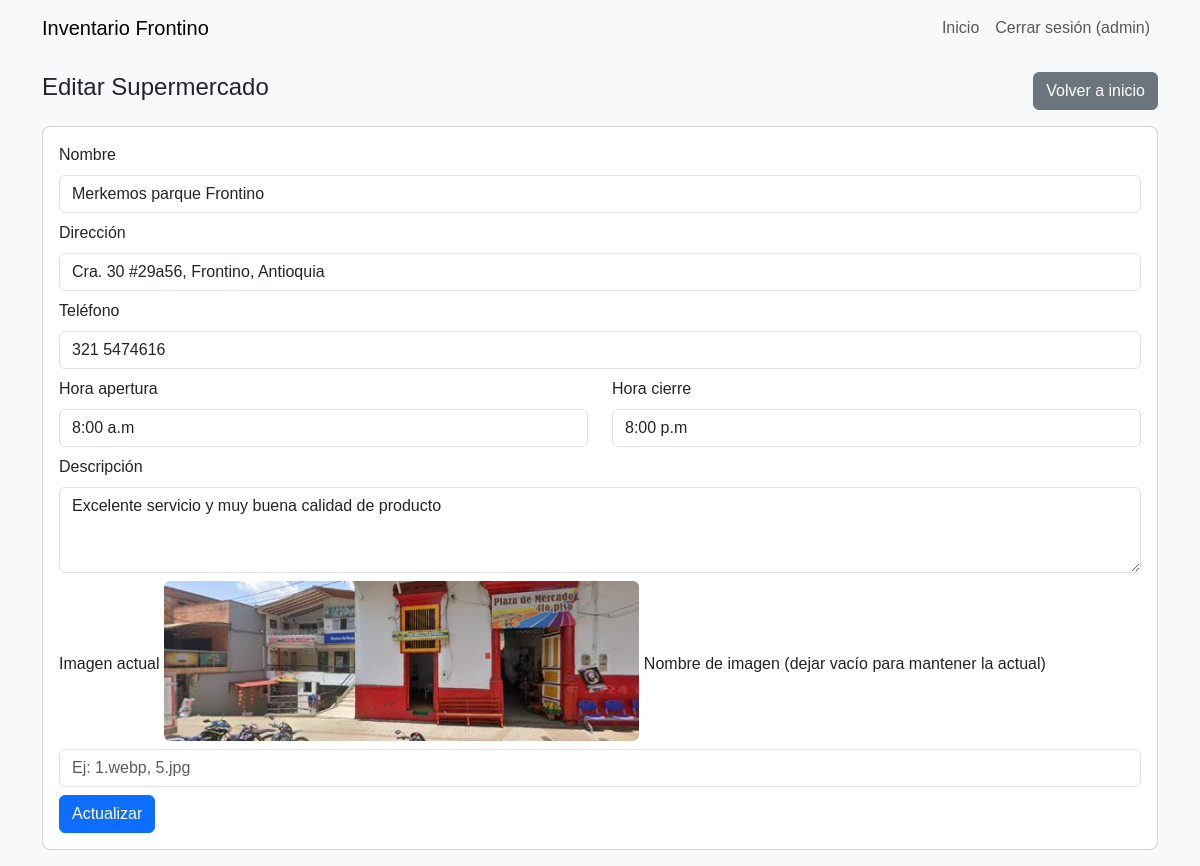
Screenshot of /admin/edit/3 (signed in) with the database file from the repository.
### tables this page shows
CREATE TABLE supermercados (
    id INTEGER PRIMARY KEY AUTOINCREMENT,
    nombre TEXT,
    direccion TEXT,
    telefono TEXT,
    horario_apertura TEXT,
    horario_cierre TEXT,
    descripcion TEXT,
    categoria TEXT,
    imagen TEXT
);

### app.py (the view, shortened to what this page needs)
@app.route('/admin/edit/<int:id>', methods=['GET','POST'])
@admin_required
def admin_edit(id):
    db = get_db()
    cur = db.cursor()
    cur.execute("SELECT * FROM supermercados WHERE id=?", (id,))
    row = cur.fetchone()
    db.close()
    if not row:
        flash('No encontrado', 'danger')
        return redirect(url_for('admin_panel'))
    return render_template('admin_edit.html', s=row)

### app.py (called while the page is built)
def get_db():
    conn = sqlite3.connect(DB_PATH)
    conn.row_factory = sqlite3.Row
    return conn

def admin_required(fn):
    from functools import wraps
    @wraps(fn)
    def wrapper(*a, **k):
        if session.get('rol') != 'admin':
            flash('Acceso denegado. Inicia sesión como admin.', 'danger')
            return redirect(url_for('login'))
        return fn(*a, **k)
    return wrapper

### templates/admin_edit.html
{% extends "layout.html" %}
{% block body %}
<div class="d-flex justify-content-between align-items-center mb-3">
  <h4>Editar Supermercado</h4>
  <a class="btn btn-secondary" href="{{ url_for('admin_panel') }}">Volver a inicio</a>
</div>
<div class="card p-3">
  <form method="post">
    <div class="mb-2"><label class="form-label">Nombre</label><input class="form-control" name="nombre" value="{{ s['nombre'] }}" required></div>
    <div class="mb-2"><label class="form-label">Dirección</label><input class="form-control" name="direccion" value="{{ s['direccion'] }}" required></div>
    <div class="mb-2 row">
      <div class="col"><label class="form-label">Teléfono</label><input class="form-control" name="telefono" value="{{ s['telefono'] }}"></div>
    </div>
    <div class="mb-2 row">
      <div class="col"><label class="form-label">Hora apertura</label><input class="form-control" name="apertura" value="{{ s['horario_apertura'] }}"></div>
      <div class="col"><label class="form-label">Hora cierre</label><input class="form-control" name="cierre" value="{{ s['horario_cierre'] }}"></div>
    </div>
    <div class="mb-2"><label class="form-label">Descripción</label><textarea class="form-control" name="descripcion" rows="3">{{ s['descripcion'] }}</textarea></div>
    <div class="mb-2">
      <label class="form-label">Imagen actual</label>
      {% if s['imagen'] %}<img src="{{ url_for('images', filename=s['imagen']) }}" class="img-fluid mb-2" style="max-height:160px;">{% else %}<div class="bg-light p-3">Sin imagen</div>{% endif %}
      <label class="form-label mt-2">Nombre de imagen (dejar vacío para mantener la actual)</label><input class="form-control" name="imagen" placeholder="Ej: 1.webp, 5.jpg">
    </div>
    <button class="btn btn-primary">Actualizar</button>
  </form>
</div>
{% endblock %}

### static/css/style.css (style rules this page uses)
body { background:#f8f9fa; font-family:Arial, Helvetica, sans-serif; }
.card { border-radius:8px; }
.img-fluid { border-radius:6px; }

### rows the page displays
supermercados: nombre "Merkemos parque Frontino", direccion "Cra. 30 #29a56, Frontino, Antioquia", telefono "321 5474616", apertura "8:00 a.m", cierre "8:00 p.m", descripcion "Excelente servicio y muy buena calidad de producto", imagen (picture)

### other values shown
{{ session.get('usuario') }} "admin"
